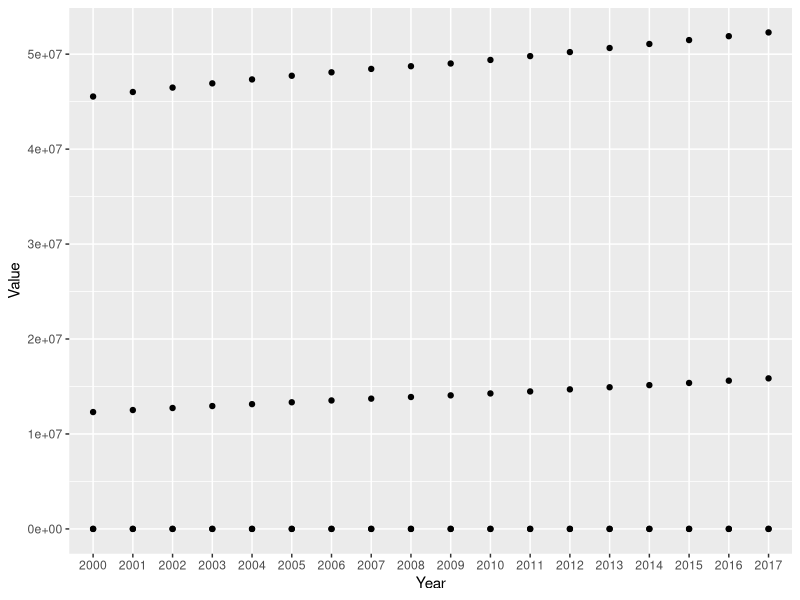
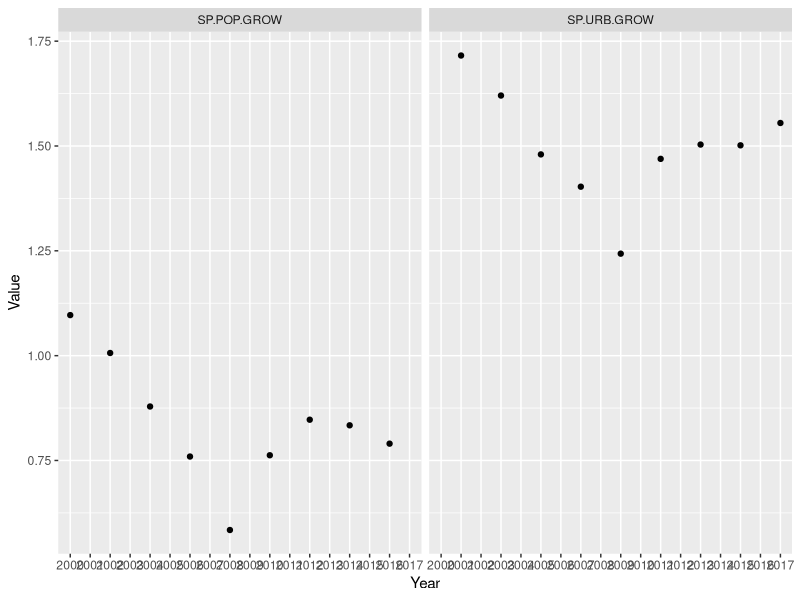
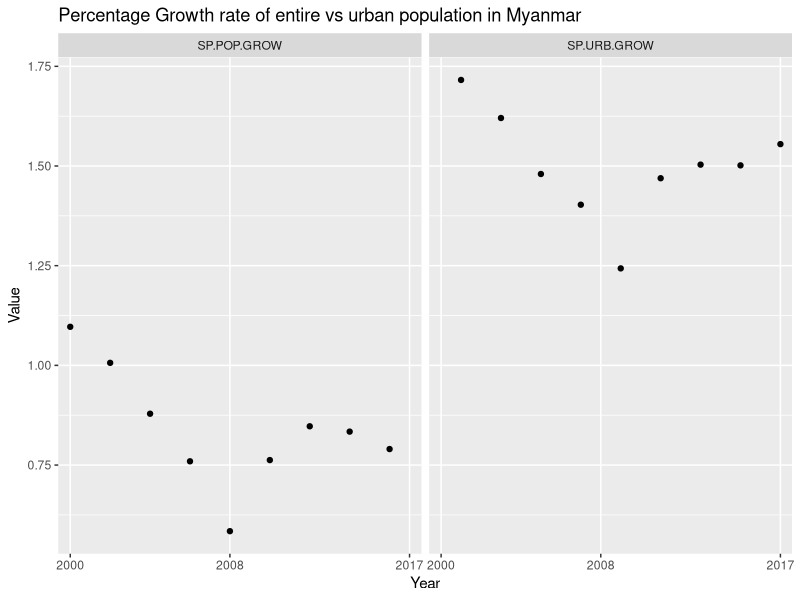
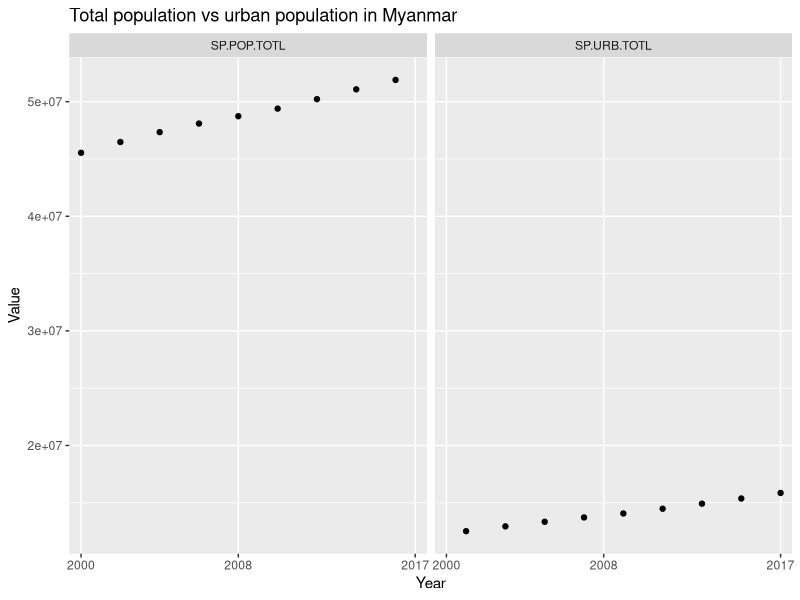
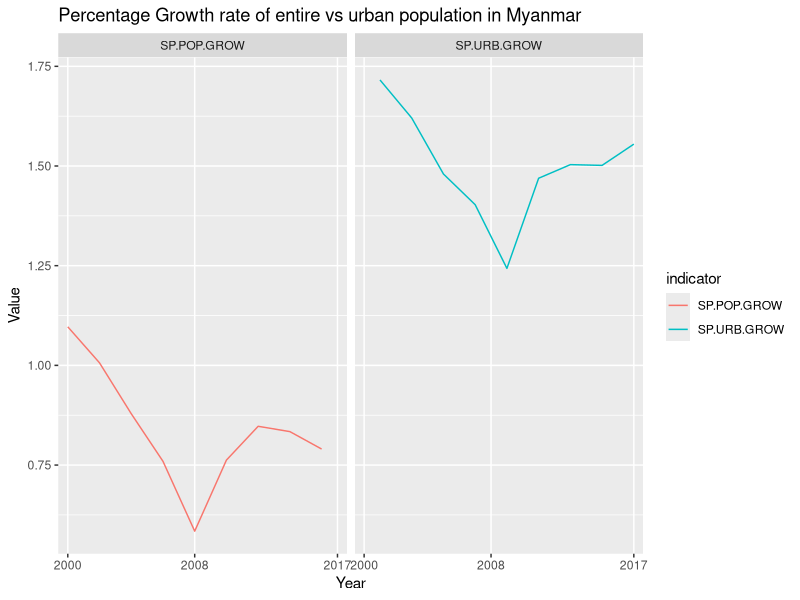
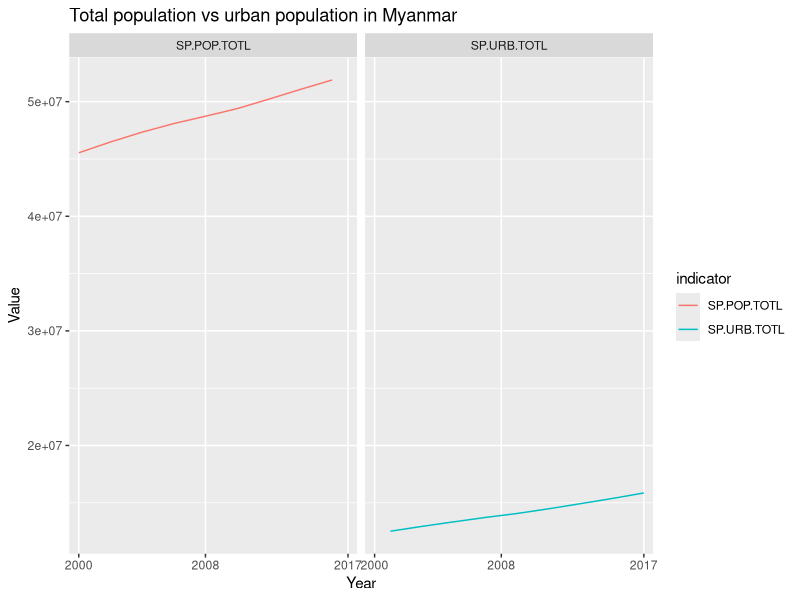
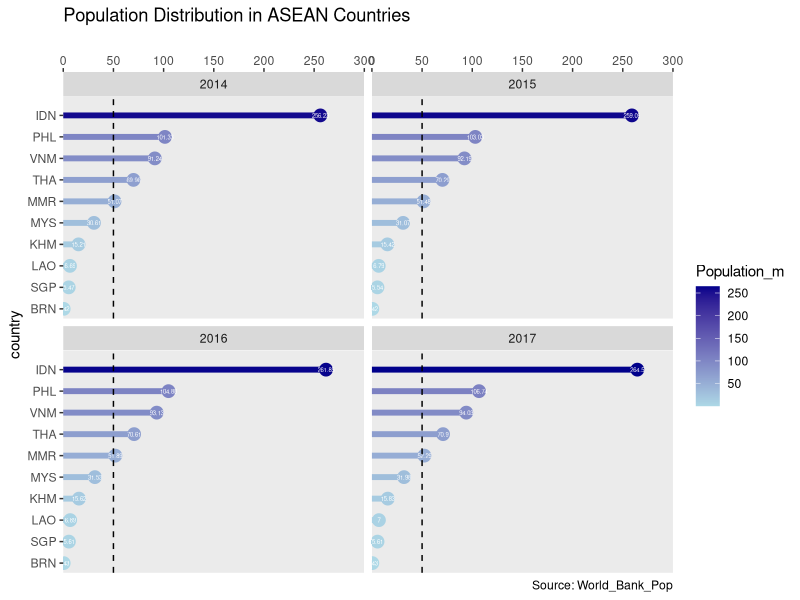
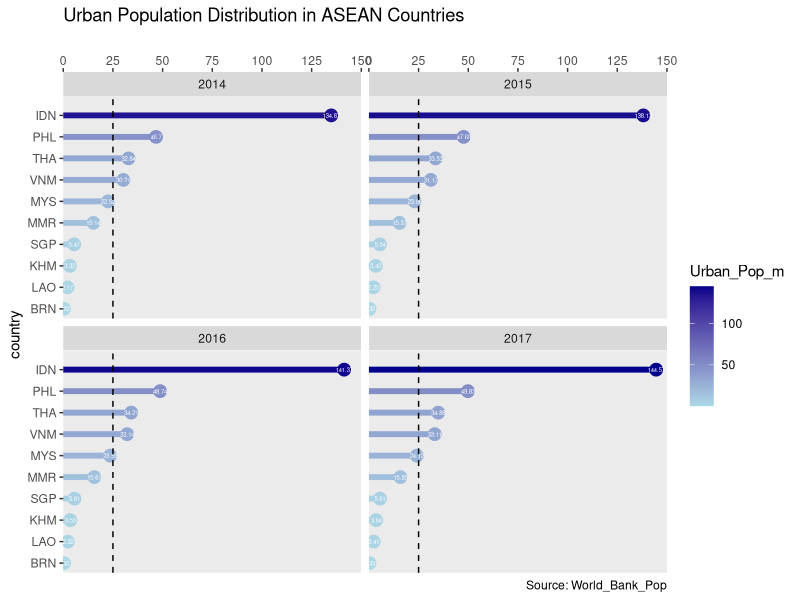

Reproduce these figures in R, in order.
## ---- chunk 1
options(repos = c(CRAN = "https://cran.rstudio.com/"))
install.packages("tidyverse")
library(tidyverse)
## ---- chunk 2
(.packages())
## ---- chunk 3
my_data<- world_bank_pop          
head(my_data,6)
str(my_data)
## ---- chunk 4
my_data2 <- my_data %>% pivot_longer(cols = -c(country, indicator), names_to = "Year", values_to = "Value")
head(my_data2)
str(my_data2)

## ---- chunk 5
my_data2 %>% 
  filter(country == "MMR") %>%
  ggplot(aes(Year, Value))+
  geom_point()
## ---- chunk 6
my_data2 %>% 
  filter(country == "MMR", indicator == c("SP.POP.GROW", "SP.URB.GROW")) %>%
  ggplot(aes(Year, Value))+
  geom_point()+
  facet_wrap(~indicator)
## ---- chunk 7
my_data2 %>% 
  filter(country == "MMR", indicator == c("SP.POP.GROW", "SP.URB.GROW")) %>%
  ggplot(aes(Year, Value))+
  geom_point()+
  facet_wrap(~indicator)+
  scale_x_discrete(breaks = function(x) c(first(x), last(x), x[length(x) %/% 2]))+
  labs(title = "Percentage Growth rate of entire vs urban population in Myanmar")
## ---- chunk 8
my_data2 %>% 
  filter(country == "MMR", indicator == c("SP.POP.TOTL", "SP.URB.TOTL")) %>%
  ggplot(aes(Year, Value))+
  geom_point()+
  facet_wrap(~indicator)+
  scale_x_discrete(breaks = function(x) c(first(x), last(x), x[length(x) %/% 2]))+
  labs(title = "Total population vs urban population in Myanmar")
## ---- chunk 9
my_data2 %>%
  filter(country == "MMR", indicator == c("SP.POP.GROW", "SP.URB.GROW")) %>%
  ggplot(aes(Year, Value, group = indicator, color = indicator)) +
  geom_line() +
  facet_wrap(~indicator) +
  scale_x_discrete(breaks = function(x) c(first(x), last(x), x[length(x) %/% 2]))+
  labs(title = "Percentage Growth rate of entire vs urban population in Myanmar")
## ---- chunk 10
my_data2 %>%
  filter(country == "MMR", indicator == c("SP.POP.TOTL", "SP.URB.TOTL")) %>%
  ggplot(aes(Year, Value, group = indicator, color = indicator)) +
  geom_line() +
  facet_wrap(~indicator) +
  scale_x_discrete(breaks = function(x) c(first(x), last(x), x[length(x) %/% 2]))+
  labs(title = "Total population vs urban population in Myanmar")
## ---- chunk 11
my_data_ASEAN <- my_data2 %>% 
  filter(country %in% c("MMR", "BRN","KHM", "IDN", "LAO", "MYS",  "PHL", "SGP", "THA", "VNM"), indicator == "SP.POP.TOTL") %>% mutate(Population_m = round(Value/ 1e6, 2))

head(my_data_ASEAN)
## ---- chunk 12
my_data_ASEAN2014_7 <- my_data_ASEAN %>% filter( Year %in% c("2014", "2015", "2016", "2017"))

head(my_data_ASEAN2014_7)
## ---- chunk 13

# Reorder the country factor based on Population_m in descending order
my_data_ASEAN2014_7$country <- reorder(my_data_ASEAN2014_7$country, my_data_ASEAN2014_7$Population_m, FUN = max)

# Plot
my_data_ASEAN2014_7 %>% 
  ggplot(aes(x = Population_m, y = country, color = Population_m)) +
  geom_point(size = 4) +
  geom_segment(aes(xend = 0, yend = country), size = 2) +
  geom_text(aes(label = round(Population_m, 2)), color = "white", size = 1.5) +
  geom_vline(xintercept = 50, color = "black", linetype = "dashed") +  # Add vertical line at Population_m = 50
  scale_x_continuous(
    "", 
    expand = c(0,0), 
    limits = c(0, 300), 
    breaks = seq(0, 300, by = 50),  # Set breaks by 50
    position = "top"
  ) +
  scale_y_discrete(expand = expansion(mult = c(0.05, 0.1))) +  # Add space on y-axis
  scale_color_gradientn(colors = c("lightblue", "darkblue")) +
  labs(
    title = "Population Distribution in ASEAN Countries",
    caption = "Source: World_Bank_Pop"
  ) +
  facet_wrap(~Year) +
  theme(
    panel.grid.major = element_blank(),
    panel.grid.minor = element_blank()
  )

## ---- chunk 14
my_data_ASEAN_URB <- my_data2 %>% 
  filter(country %in% c("MMR", "BRN","KHM", "IDN", "LAO", "MYS",  "PHL", "SGP", "THA", "VNM"), indicator == "SP.URB.TOTL", Year %in% c("2014", "2015", "2016", "2017")) %>% mutate(Urban_Pop_m = round(Value/ 1e6, 2))
## ---- chunk 15

# Reorder the country factor based on Population_m in descending order
my_data_ASEAN_URB$country <- reorder(my_data_ASEAN_URB$country, my_data_ASEAN_URB$Urban_Pop_m, FUN = max)

# Plot
my_data_ASEAN_URB %>% 
  ggplot(aes(x = Urban_Pop_m, y = country, color = Urban_Pop_m)) +
  geom_point(size = 4) +
  geom_segment(aes(xend = 0, yend = country), size = 2) +
  geom_text(aes(label = round(Urban_Pop_m, 2)), color = "white", size = 1.5) +
  geom_vline(xintercept = 25, color = "black", linetype = "dashed") +  # Add vertical line at Urban_Pop_m = 25
  scale_x_continuous(
    "", 
    expand = c(0,0), 
    limits = c(0, 150), 
    breaks = seq(0, 150, by = 25),  # Set breaks by 25
    position = "top"
  ) +
  scale_y_discrete(expand = expansion(mult = c(0.05, 0.1))) +  # Add space on y-axis
  scale_color_gradientn(colors = c("lightblue", "darkblue")) +
  labs(
    title = "Urban Population Distribution in ASEAN Countries",
    caption = "Source: World_Bank_Pop"
  ) +
  facet_wrap(~Year) +
  theme(
    panel.grid.major = element_blank(),
    panel.grid.minor = element_blank()
  )

